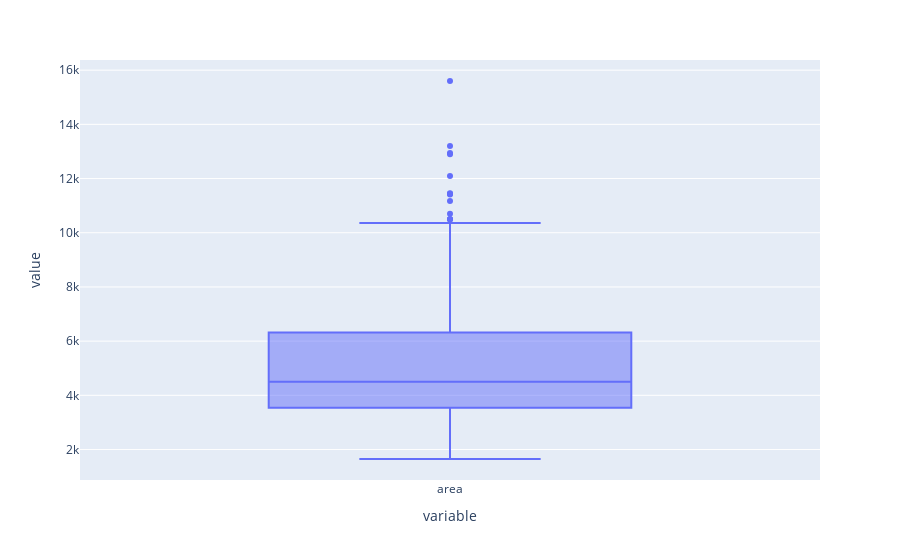

Source (notebook cell):
### Code cell
px.box(df['area'])

### Figure 1 — Plotly figure (JSON) as saved in the notebook; plotly's stock layout.template omitted (floating-point values rounded to 4 significant figures; data arrays with more than 128 entries replaced by an {"elided": "..."} marker saying what was removed)
{"data": [{"alignmentgroup": "True", "hovertemplate": "variable=%{x}<br>value=%{y}<extra></extra>", "legendgroup": "", "marker": {"color": "#636efa"}, "name": "", "notched": false, "offsetgroup": "", "orientation": "v", "showlegend": false, "type": "box", "x": {"elided": "530 str values"}, "x0": " ", "xaxis": "x", "y": {"elided": "530 int values"}, "y0": " ", "yaxis": "y"}], "layout": {"boxmode": "group", "legend": {"tracegroupgap": 0}, "margin": {"t": 60}, "xaxis": {"anchor": "y", "domain": [0, 1], "title": {"text": "variable"}}, "yaxis": {"anchor": "x", "domain": [0, 1], "title": {"text": "value"}}}}
